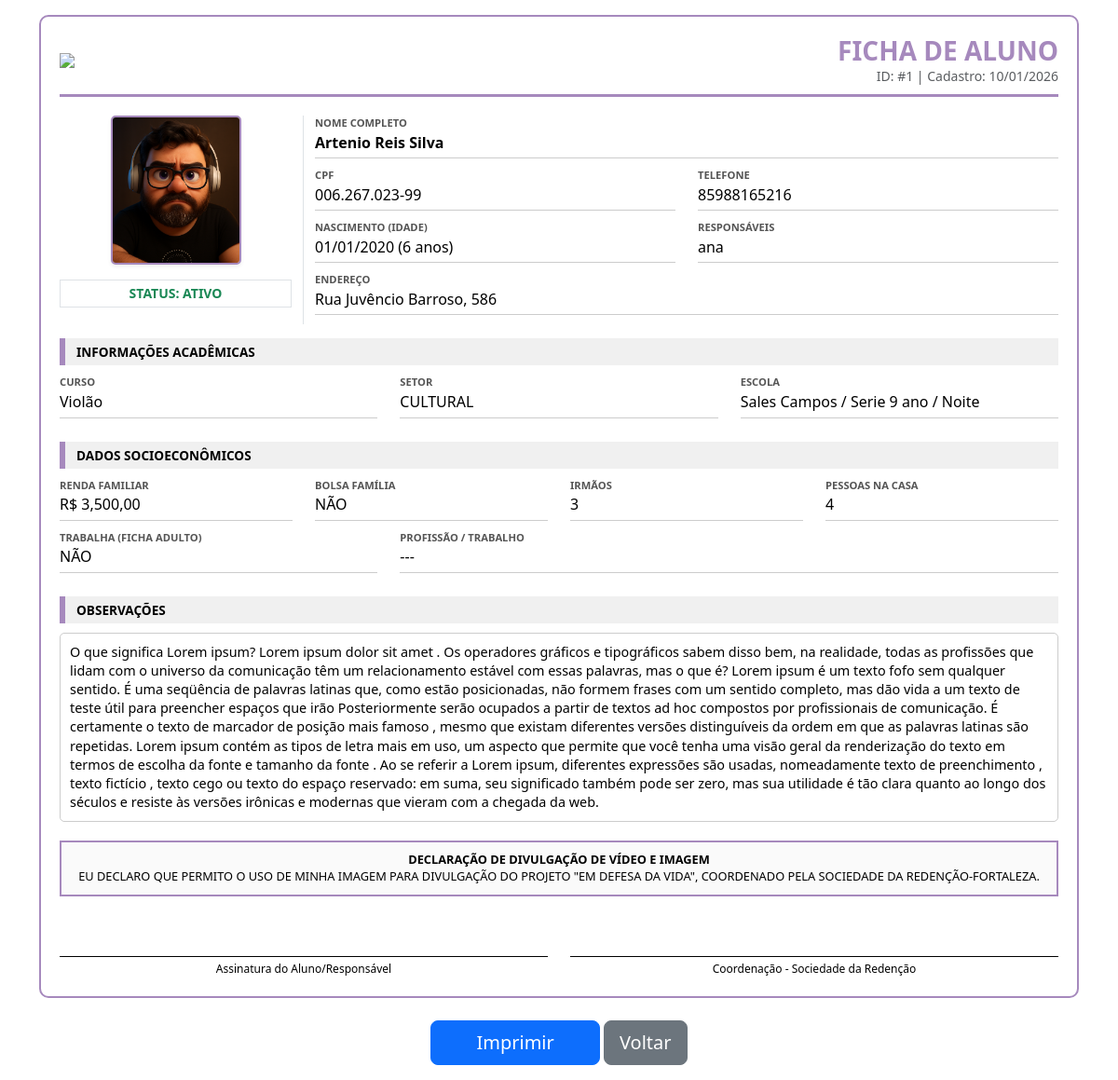
Screenshot of /imprimir/1 (signed in) with the database file from the repository.
### models.py (models this page shows, shortened)
class Aluno(db.Model):
    id = db.Column(db.Integer, primary_key=True)
    foto = db.Column(db.String(200), nullable=True)
    nome_completo = db.Column(db.String(100), nullable=False)
    cpf = db.Column(db.String(14), nullable=True)
    telefone = db.Column(db.String(20), nullable=True)
    data_nascimento = db.Column(db.Date, nullable=False)
    idade = db.Column(db.Integer, nullable=False)
    nome_pais = db.Column(db.String(100), nullable=False)
    curso = db.Column(db.String(100), nullable=False)
    setor = db.Column(db.String(20), nullable=False)
    endereco = db.Column(db.String(200), nullable=False)
    escola = db.Column(db.String(100), nullable=False)
    trabalho_ficha_adulto = db.Column(db.Boolean, default=False)
    nome_trabalho_profissao = db.Column(db.String(100), nullable=True)
    bolsa_familia = db.Column(db.Boolean, default=False)
    irmaos = db.Column(db.Integer, default=0)
    renda_familiar = db.Column(db.Float, nullable=False)
    pessoas_residencia = db.Column(db.Integer, nullable=False)
    desistencia = db.Column(db.String(10), default='NÃO')
    observacao = db.Column(db.Text, nullable=True)
    data_cadastro = db.Column(db.DateTime, default=datetime.utcnow)

### app.py (the view)
@app.route('/imprimir/<int:id>')
@login_required
def imprimir(id):
    aluno = Aluno.query.get_or_404(id)
    return render_template('ficha_impressao.html', aluno=aluno)

### app.py (called while the page is built)
def login_required(f):
    @wraps(f)
    def decorated_function(*args, **kwargs):
        if 'logged_in' not in session:
            return redirect(url_for('login'))
        return f(*args, **kwargs)
    return decorated_function

@app.context_processor
def utility_processor():
    def format_currency(value):
        return f"R$ {value:,.2f}".replace('.', ',') if value is not None else "R$ 0,00"
    def format_date(value):
        return value.strftime('%d/%m/%Y') if value else ""
    def format_boolean(value):
        return "SIM" if value else "NÃO"
    return dict(
        format_currency=format_currency,
        format_date=format_date,
        format_boolean=format_boolean,
        now=datetime.now()
    )

### templates/ficha_impressao.html (shortened to what this page needs)
<!DOCTYPE html>
<html lang="pt-BR">
<head>
    <link href="https://cdn.jsdelivr.net/npm/bootstrap@5.3.0/dist/css/bootstrap.min.css" rel="stylesheet">
</head>
<body onload="window.print()">
    <div class="container my-3">
        <div class="ficha-border">
            <div class="ficha-header d-flex justify-content-between align-items-center">
                <img src="{{ url_for('static', filename='images/cropped-sociedade_da_redencao_logotipo_retangular01_cor.png') }}" class="logo-print">
                <div class="text-end">
                    <h3 class="mb-0 fw-bold" style="color: #a689bd;">FICHA DE ALUNO</h3>
                    <p class="mb-0 small text-muted">ID: #{{ aluno.id }} | Cadastro: {{ aluno.data_cadastro.strftime('%d/%m/%Y') }}</p>
                </div>
            </div>
            <div class="row">
                <div class="col-3 text-center border-end">
                    {% if aluno.foto %}
                        <img src="{{ url_for('uploaded_file', filename=aluno.foto) }}" class="aluno-foto-print shadow-sm">
                    {% else %}
                        <div class="aluno-foto-print bg-light d-flex align-items-center justify-content-center border">
                            <small class="text-muted">SEM FOTO</small>
                        </div>
                    {% endif %}
                    <div class="mt-3 p-1 border fw-bold small {{ 'text-danger' if aluno.desistencia == 'SIM' else 'text-success' }}">
                        STATUS: {{ 'DESISTENTE' if aluno.desistencia == 'SIM' else 'ATIVO' }}
                    </div>
                </div>
                <div class="col-9">
                    <div class="row">
                        <div class="col-12">
                            <div class="label-field">Nome Completo</div>
                            <div class="value-field fw-bold">{{ aluno.nome_completo }}</div>
                        </div>
                        <div class="col-6">
                            <div class="label-field">CPF</div>
                            <div class="value-field">{{ aluno.cpf or '---' }}</div>
                        </div>
                        <div class="col-6">
                            <div class="label-field">Telefone</div>
                            <div class="value-field">{{ aluno.telefone or '---' }}</div>
                        </div>
                        <div class="col-6">
                            <div class="label-field">Nascimento (Idade)</div>
                            <div class="value-field">{{ format_date(aluno.data_nascimento) }} ({{ aluno.idade }} anos)</div>
                        </div>
                        <div class="col-6">
                            <div class="label-field">Responsáveis</div>
                            <div class="value-field">{{ aluno.nome_pais }}</div>
                        </div>
                        <div class="col-12">
                            <div class="label-field">Endereço</div>
                            <div class="value-field">{{ aluno.endereco }}</div>
                        </div>
                    </div>
                </div>
            </div>
            <div class="section-title">Informações Acadêmicas</div>
            <div class="row">
                <div class="col-4">
                    <div class="label-field">Curso</div>
                    <div class="value-field">{{ aluno.curso }}</div>
                </div>
                <div class="col-4">
                    <div class="label-field">Setor</div>
                    <div class="value-field">{{ aluno.setor }}</div>
                </div>
                <div class="col-4">
                    <div class="label-field">Escola</div>
                    <div class="value-field">{{ aluno.escola }}</div>
                </div>
            </div>
            <div class="section-title">Dados Socioeconômicos</div>
            <div class="row">
                <div class="col-3">
                    <div class="label-field">Renda Familiar</div>
                    <div class="value-field">{{ format_currency(aluno.renda_familiar) }}</div>
                </div>
                <div class="col-3">
                    <div class="label-field">Bolsa Família</div>
                    <div class="value-field">{{ format_boolean(aluno.bolsa_familia) }}</div>
                </div>
                <div class="col-3">
                    <div class="label-field">Irmãos</div>
                    <div class="value-field">{{ aluno.irmaos }}</div>
                </div>
                <div class="col-3">
                    <div class="label-field">Pessoas na Casa</div>
                    <div class="value-field">{{ aluno.pessoas_residencia }}</div>
                </div>
                <div class="col-4">
                    <div class="label-field">Trabalha (Ficha Adulto)</div>
                    <div class="value-field">{{ format_boolean(aluno.trabalho_ficha_adulto) }}</div>
                </div>
                <div class="col-8">
                    <div class="label-field">Profissão / Trabalho</div>
                    <div class="value-field">{{ aluno.nome_trabalho_profissao or '---' }}</div>
                </div>
            </div>
            <div class="section-title">Observações</div>
            <div class="box-obs">
                {{ aluno.observacao or 'Nenhuma observação registrada.' }}
            </div>
            <div class="declaracao">
                <strong>DECLARAÇÃO DE DIVULGAÇÃO DE VÍDEO E IMAGEM</strong><br>
                EU DECLARO QUE PERMITO O USO DE MINHA IMAGEM PARA DIVULGAÇÃO DO PROJETO "EM DEFESA DA VIDA",
                COORDENADO PELA SOCIEDADE DA REDENÇÃO-FORTALEZA.
            </div>
            <div class="row mt-4">
                <div class="col-6"><div class="assinatura">Assinatura do Aluno/Responsável</div></div>
                <div class="col-6"><div class="assinatura">Coordenação - Sociedade da Redenção</div></div>
            </div>
        </div>
        <div class="text-center mt-4 no-print">
            <button onclick="window.print()" class="btn btn-primary btn-lg px-5">Imprimir</button>
            <a href="{{ url_for('visualizar', id=aluno.id) }}" class="btn btn-secondary btn-lg">Voltar</a>
        </div>
    </div>
</body>
</html>

### templates/ficha_impressao.html (style rules this page uses)
body { font-family: 'Segoe UI', Arial, sans-serif; color: #000; line-height: 1.4; }
.ficha-border { border: 2px solid #a689bd; padding: 20px; border-radius: 10px; }
.ficha-header { border-bottom: 3px solid #a689bd; margin-bottom: 20px; padding-bottom: 10px; }
.logo-print { max-height: 70px; }
.section-title { background-color: #f0f0f0 !important; border-left: 6px solid #a689bd !important; padding: 5px 12px; font-weight: bold; margin: 15px 0 10px 0; text-transform: uppercase; font-size: 0.85rem; }
.label-field { font-size: 0.7rem; color: #555; font-weight: bold; text-transform: uppercase; margin-bottom: 0; }
.value-field { border-bottom: 1px solid #ccc; font-size: 1rem; padding: 2px 0 5px 0; margin-bottom: 10px; min-height: 28px; }
.aluno-foto-print { width: 140px; height: 160px; object-fit: cover; border: 2px solid #a689bd; border-radius: 5px; }
.box-obs { border: 1px solid #ccc; padding: 10px; min-height: 60px; font-size: 0.9rem; border-radius: 5px; }
.declaracao { border: 2px solid #a689bd; padding: 10px; margin-top: 20px; font-size: 0.8rem; text-align: center; background-color: #fafafa !important; }
.assinatura { border-top: 1px solid #000; margin-top: 40px; text-align: center; font-size: 0.75rem; padding-top: 5px; }

### rows the page displays
Aluno: id "1", data_cadastro "10/01/2026", foto (picture), desistencia "ATIVO", nome_completo "Artenio Reis Silva", cpf "006.267.023-99", telefone "85988165216", data_nascimento "01/01/2020", idade "6", nome_pais "ana", endereco "Rua Juvêncio Barroso, 586", curso "Violão", setor "CULTURAL", escola "Sales Campos / Serie 9 ano / Noite", renda_familiar "R$ 3,500,00", bolsa_familia "NÃO", irmaos "3", pessoas_residencia "4", trabalho_ficha_adulto "NÃO", nome_trabalho_profissao "---", observacao "O que significa Lorem ipsum? Lorem ipsum dolor sit amet . Os operadores gráficos e tipográficos sabem disso bem, na realidade, todas as profissões que lidam com o universo da comunicação têm um relacionamento estável com essas palavras, mas o que é? Lorem ipsum é um texto fofo sem qualquer sentido. É uma seqüência de palavras latinas que, como estão posicionadas, não formem frases com um sentido completo, mas dão vida a um texto de teste útil para preencher espaços que irão Posteriormente serão ocupados a partir de textos ad hoc compostos por profissionais de comunicação. É certamente o texto de marcador de posição mais famoso , mesmo que existam diferentes versões distinguíveis da ordem em…"
